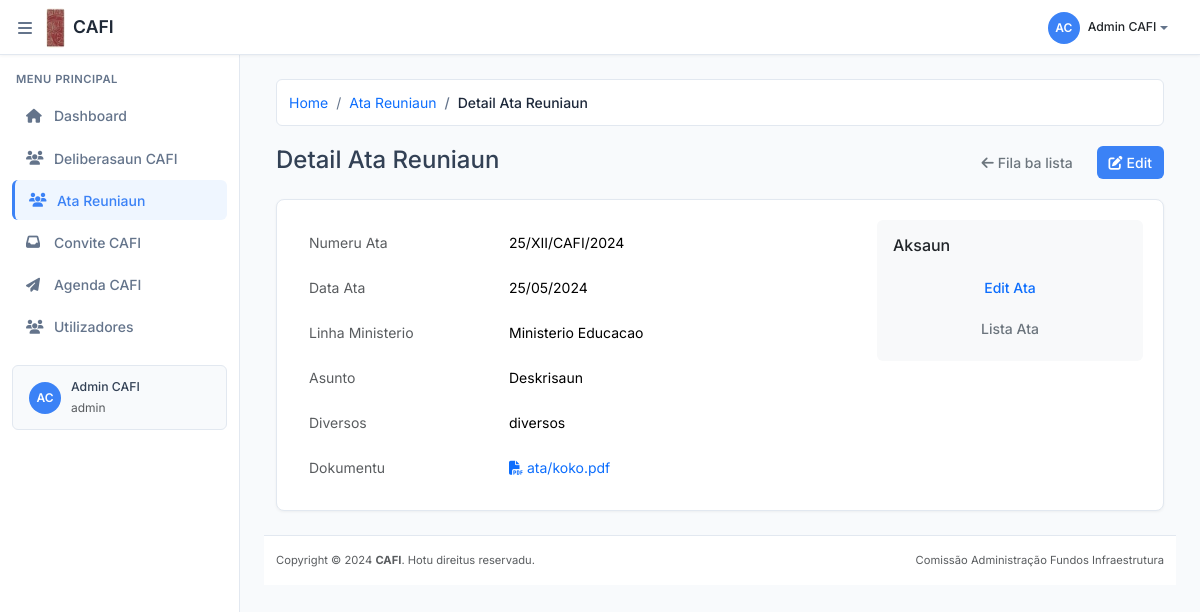
Page /ata_reuniaun/detail-ata/1/ (signed in) on the committed database.
### ata_reuniaun/models.py (models this page shows, shortened)
class Ata(models.Model):
    no_ata = models.CharField(max_length=50, unique=True)
    linha_ministerio = models.CharField(max_length=50)
    asunto = models.TextField(max_length=1000)
    data_ata = models.DateField()
    diversos = models.CharField(max_length=200)
    file_attachment = models.FileField(upload_to='ata/')
    class Meta:
        verbose_name = 'ATA Reuniaun'
        verbose_name_plural = 'ATA Reuniaun'

### ata_reuniaun/views.py (the view)
# urls.py: path('detail-ata/<str:id>/', views.detailAta, name='detail-ata'),
@login_required
def detailAta(request, id):
    obj = Ata.objects.get(id=id)
    context = {
        'title' : 'Detail Ata | Reuniaun',
        'obj' : obj,
    }
    return render(request, 'detailata.html', context)

### ata_reuniaun/templates/detailata.html (shortened to what this page needs)
{% extends 'backend/b_base.html' %}
{% block content %}
<div class="container-fluid">
    <nav aria-label="breadcrumb">
        <ol class="breadcrumb">
            <li class="breadcrumb-item">
                <a href="{% url 'dashboard' %}" class="text-decoration-none">Home</a>
            </li>
            <li class="breadcrumb-item">
                <a href="{% url 'ata' %}" class="text-decoration-none">Ata Reuniaun</a>
            </li>
            <li class="breadcrumb-item active">Detail Ata Reuniaun</li>
        </ol>
    </nav>
    <div class="d-flex justify-content-between align-items-center mb-4">
        <div>
            <h4 class="mb-1">Detail Ata Reuniaun</h4>
        </div>
        <div>
            <a href="{% url 'deliberasaun' %}" class="btn btn-outline-secondary me-2">
                <i class="fas fa-arrow-left me-1"></i>Fila ba lista
            </a>
            {% if user.groups.all.0.name == 'admin' %}
            <a href="{% url 'edit-ata' obj.id %}" class="btn btn-primary">
                <i class="fas fa-edit me-1"></i>Edit
            </a>
            {% endif %}
        </div>
    </div>
    <div class="card">
        <div class="card-body">
            <div class="row">
                <div class="col-md-8">
                    <table class="table table-borderless">
                        <tr>
                            <td width="200" class="text-muted">Numeru Ata</td>
                            <td>{{ obj.no_ata }}</td>
                        </tr>
                        <tr>
                            <td class="text-muted">Data Ata</td>
                            <td>{{ obj.data_ata|date:"d/m/Y" }}</td>
                        </tr>
                        <tr>
                            <td class="text-muted">Linha Ministerio</td>
                            <td>{{ obj.linha_ministerio }}</td>
                        </tr>
                        <tr>
                            <td class="text-muted">Asunto</td>
                            <td>{{ obj.asunto }}</td>
                        </tr>
                        {% if obj.diversos %}
                        <tr>
                            <td class="text-muted">Diversos</td>
                            <td>{{ obj.diversos }}</td>
                        </tr>
                        {% endif %}
                        {% if obj.file_attachment %}
                        <tr>
                            <td class="text-muted">Dokumentu</td>
                            <td>
                                <a href="{{ obj.file_attachment.url }}" target="_blank" class="text-decoration-none">
                                    <i class="fas fa-file-pdf me-1"></i>{{ obj.file_attachment.name }}
                                </a>
                            </td>
                        </tr>
                        {% endif %}
                    </table>
                </div>
                <div class="col-md-4">
                    <div class="bg-light p-3 rounded">
                        <h6 class="mb-3">Aksaun</h6>
                        <div class="d-grid gap-2">
                            {% if user.groups.all.0.name == 'admin' %}
                            <a href="{% url 'edit-ata' obj.id %}" class="btn btn-outline-primary btn-sm">
                                Edit Ata
                            </a>
                            {% endif %}
                            <a href="{% url 'ata' %}" class="btn btn-outline-secondary btn-sm">
                                Lista Ata
                            </a>
                        </div>
                    </div>
                </div>
            </div>
        </div>
    </div>
</div>
{% endblock %}

### main/templates/backend/b_navbar.html (shortened to what this page needs)
{% load static %}
<header class="main-header">
    <div class="container-fluid">
        <nav class="navbar navbar-expand-lg h-100 py-0">
            <button class="sidebar-toggle me-2" id="sidebarToggle">
                <i class="fas fa-bars"></i>
            </button>
            <a class="navbar-brand d-flex align-items-center" href="{% url 'dashboard' %}">
                <img src="{% static 'images/cafi.jpg' %}"
                     alt="CAFI Logo"
                     class="navbar-logo me-2">
                <span class="navbar-text">CAFI</span>
            </a>
            <div class="navbar-nav ms-auto">
                <div class="nav-item dropdown">
                    <a class="nav-link dropdown-toggle d-flex align-items-center" href="#" role="button" data-bs-toggle="dropdown">
                        <div class="user-avatar me-2">
                            {{ user.first_name|first|upper }}{{ user.last_name|first|upper }}
                        </div>
                        <span class="text-dark fw-medium d-none d-sm-inline small">{{ user.first_name }} {{ user.last_name }}</span>
                    </a>
                </div>
            </div>
        </nav>
    </div>
</header>

### main/templates/backend/b_sidebar.html
<aside class="sidebar" id="sidebar">
    <nav class="sidebar-nav">
        <div class="nav-section-title">Menu Principal</div>
        <div class="nav-item">
            <a class="nav-link {% if request.resolver_match.url_name in 'dashboard' %}active{% endif %}" href="{% url 'dashboard' %}">
                <i class="fas fa-home"></i>
                <span>Dashboard</span>
            </a>
        </div>
        <div class="nav-item">
            <a class="nav-link {% if request.resolver_match.url_name in 'add-deliberasaun deliberasaun edit-deliberasaun detail-deliberasaun' %}active{% endif %}" href="{% url 'deliberasaun' %}">
                <i class="fas fa-users"></i>
                <span>Deliberasaun CAFI</span>
            </a>
        </div>
        <div class="nav-item">
            <a class="nav-link {% if request.resolver_match.url_name in 'add-ata ata edit-ata detail-ata' %}active{% endif %}" href="{% url 'ata' %}">
                <i class="fas fa-users"></i>
                <span>Ata Reuniaun</span>
            </a>
        </div>
        <div class="nav-item">
            <a class="nav-link {% if request.resolver_match.url_name in 'karta-tama add-karta-tama detail-karta-tama edit-karta-tama' %}active{% endif %}" href="{% url 'karta-tama' %}">
                <i class="fas fa-inbox"></i>
                <span>Convite CAFI</span>
            </a>
        </div>
        <div class="nav-item">
            <a class="nav-link {% if request.resolver_match.url_name in 'karta-sai add-karta-sai detail-karta-sai edit-karta-sai' %}active{% endif %}" href="{% url 'karta-sai' %}">
                <i class="fas fa-paper-plane"></i>
                <span>Agenda CAFI</span>
            </a>
        </div>
        {% if user.groups.all.0.name == 'admin' %}
        <div class="nav-item">
            <a class="nav-link {% if request.resolver_match.url_name in 'user-list add-user user-detail' %}active{% endif %}" href="{% url 'user-list' %}">
                <i class="fas fa-users"></i>
                <span>Utilizadores</span>
            </a>
        </div>
        {% endif %}
    </nav>
    <div class="user-profile mt-auto">
        <div class="user-avatar">
            {{ user.first_name|first|upper }}{{ user.last_name|first|upper }}
        </div>
        <div>
            <div class="fw-medium small">{{ user.first_name }} {{ user.last_name }}</div>
            <small class="text-muted" style="font-size: 0.75rem;">{{ user.groups.first|default:"Administrator" }}</small>
        </div>
    </div>
</aside>

### main/templates/backend/b_base.html (style rules this page uses)
:root { --primary-color: #3b82f6; --secondary-color: #64748b; --success-color: #10b981; --warning-color: #f59e0b; --danger-color: #ef4444; --dark-color: #1e293b; --light-color: #f8fafc; --sidebar-width: 240px; --header-height: 55px; --border-color: #e2e8f0; }
* { margin: 0; padding: 0; box-sizing: border-box; }
body { font-family: 'Inter', sans-serif; background-color: #f8fafc; color: #334155; line-height: 1.5; font-size: 14px; }
.main-header { height: var(--header-height); background: white; border-bottom: 1px solid var(--border-color); box-shadow: 0 1px 3px rgba(0, 0, 0, 0.05); position: fixed; top: 0; left: 0; right: 0; z-index: 1030; }
.navbar-brand { font-weight: 700; font-size: 1.25rem; color: var(--primary-color) !important; text-decoration: none; }
.sidebar { width: var(--sidebar-width); height: 100vh; position: fixed; top: var(--header-height); left: 0; background: white; border-right: 1px solid var(--border-color); z-index: 1020; overflow-y: auto; transition: all 0.3s ease; }
.sidebar-nav { padding: 1rem 0; }
.nav-section-title { color: var(--secondary-color); font-size: 0.7rem; font-weight: 600; text-transform: uppercase; letter-spacing: 0.5px; padding: 0 1rem; margin-bottom: 0.5rem; }
.nav-item { margin: 0.125rem 0.75rem; }
.nav-link { display: flex; align-items: center; padding: 0.6rem 0.875rem; color: var(--secondary-color); text-decoration: none; border-radius: 6px; transition: all 0.2s ease; font-weight: 500; font-size: 0.875rem; }
.nav-link.active { color: var(--primary-color); background-color: #eff6ff; border-left: 3px solid var(--primary-color); }
.nav-link i { width: 18px; margin-right: 0.625rem; font-size: 0.875rem; }
.card { background: white; border: 1px solid var(--border-color); border-radius: 8px; box-shadow: 0 1px 3px rgba(0, 0, 0, 0.05); transition: all 0.2s ease; }
.card-body { padding: 1.25rem; }
.btn { border-radius: 6px; font-weight: 500; padding: 0.375rem 0.75rem; transition: all 0.2s ease; border: none; font-size: 0.875rem; }
.btn-primary { background-color: var(--primary-color); color: white; }
.table { margin-bottom: 0; font-size: 0.875rem; }
.table tbody td { padding: 0.75rem; vertical-align: middle; border-color: var(--border-color); }
.breadcrumb { background: white; border: 1px solid var(--border-color); border-radius: 6px; padding: 0.75rem; margin-bottom: 1.25rem; font-size: 0.875rem; }
.breadcrumb-item { color: var(--secondary-color); }
.breadcrumb-item.active { color: var(--dark-color); font-weight: 500; }
.breadcrumb-item + .breadcrumb-item::before { content: "/"; color: var(--secondary-color); }
.user-profile { display: flex; align-items: center; padding: 0.75rem 1rem; margin: 0.75rem; background: #f8fafc; border-radius: 6px; border: 1px solid var(--border-color); }
.user-avatar { width: 32px; height: 32px; border-radius: 50%; background: var(--primary-color); display: flex; align-items: center; justify-content: center; margin-right: 0.625rem; font-weight: 600; color: white; font-size: 0.75rem; }
.sidebar-toggle { background: none; border: none; color: var(--secondary-color); font-size: 1rem; padding: 0.375rem; border-radius: 4px; transition: all 0.2s ease; }
.mb-4 { margin-bottom: 1.25rem !important; }
.mb-3 { margin-bottom: 1rem !important; }

### main/templates/backend/b_navbar.html (style rules this page uses)
.navbar-logo { height: 40px; width: auto; max-width: 40px; object-fit: contain; border-radius: 4px; }
.navbar-text { font-weight: 600; font-size: 1.1rem; color: #1f2937 !important; margin: 0; }
.navbar-brand { text-decoration: none; }

### rows in the picture
Ata: no_ata "25/XII/CAFI/2024", data_ata "25/05/2024", linha_ministerio "Ministerio Educacao", asunto "Deskrisaun", diversos "diversos", file_attachment.name "ata/koko.pdf"

### other values in the picture
{{ user.first_name|first|upper }} "A"
{{ user.last_name|first|upper }} "C"
{{ user.first_name }} "Admin"
{{ user.last_name }} "CAFI"
{{ user.groups.first|default:"Administrator" }} "admin"
